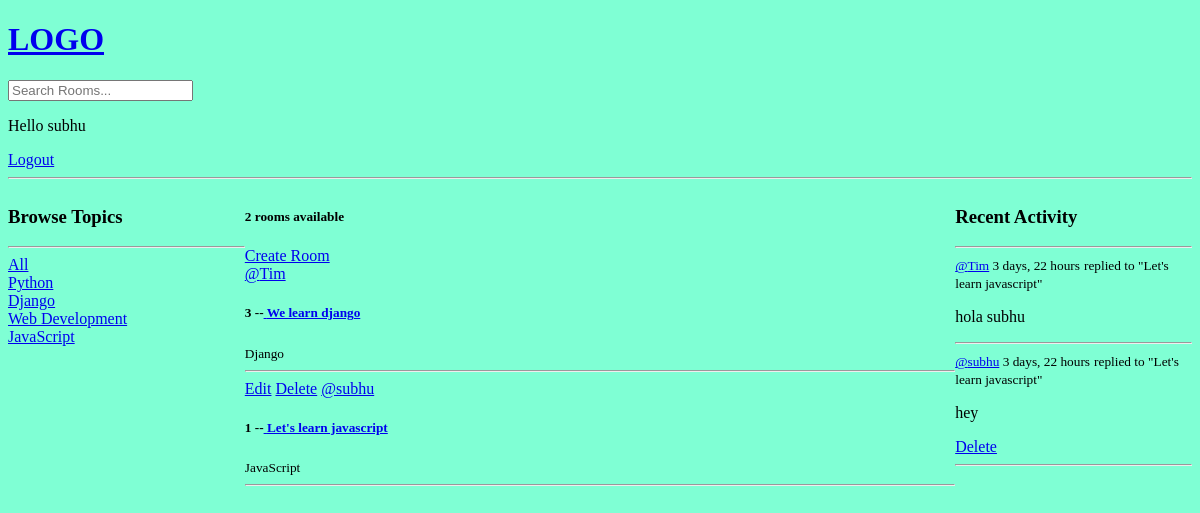
The app's page / (signed in), older data.
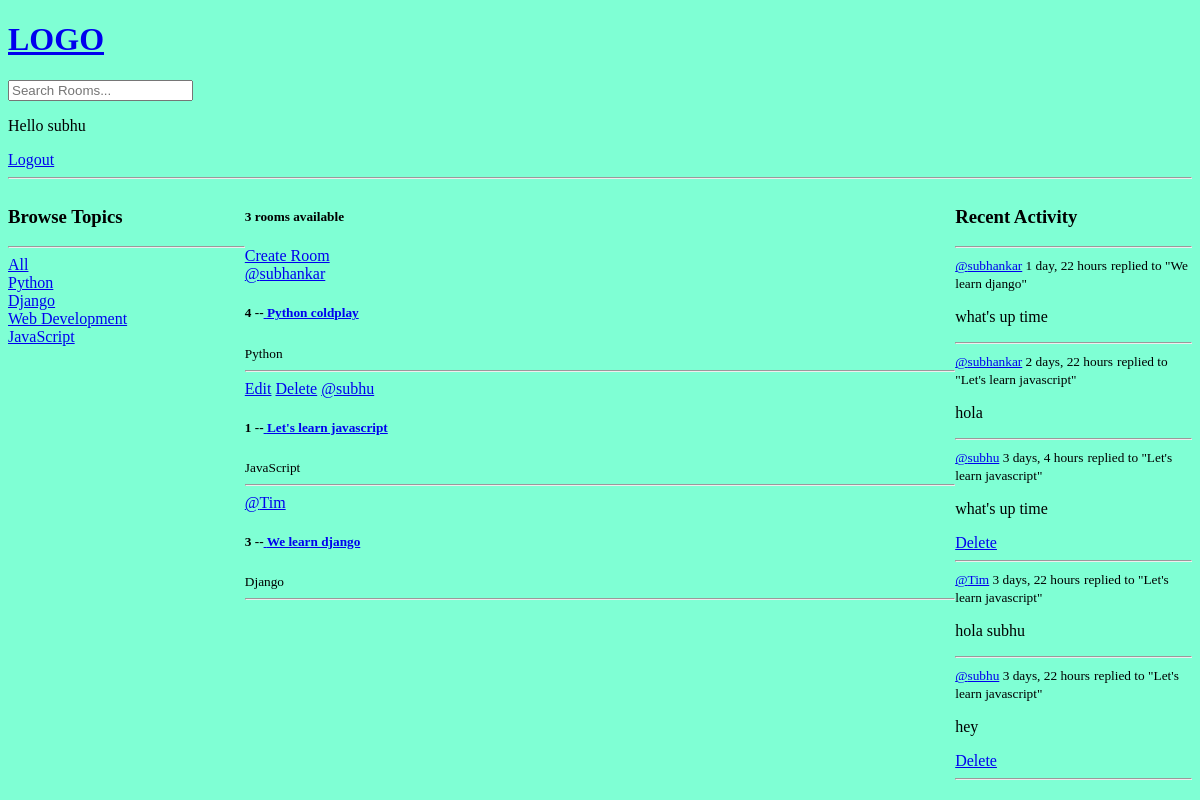
The same page, newer data.
### base/models.py (models this page shows, shortened)
class Topic(models.Model):
    name = models.CharField(max_length=200)

class Room(models.Model):
    host = models.ForeignKey(User, on_delete=models.SET_NULL , null=True)
    topic = models.ForeignKey(Topic, on_delete=models.SET_NULL , null=True)
    name = models.CharField(max_length=200)
    description = models.TextField(null=True, blank=True)
    participants = models.ManyToManyField(User, related_name='participants', blank=True)
    updated = models.DateTimeField(auto_now=True)
    created = models.DateTimeField(auto_now_add=True)
    class Meta:
        ordering= ['-updated','-created']
    def __str__(self) -> str:
        return self.name

class Message(models.Model):
    user = models.ForeignKey(User , on_delete=models.CASCADE)
    room = models.ForeignKey(Room , on_delete=models.CASCADE)
    body = models.TextField()
    updated = models.DateTimeField(auto_now=True)
    created = models.DateTimeField(auto_now_add=True)
    class Meta:
        ordering= ['-updated','-created']
    def __str__(self) -> str:
        return self.body[0:50]

### base/views.py (the view)
# urls.py: path('' , views.home , name="home"),
def home(request):
    q = request.GET.get('q') if request.GET.get('q') != None else ''
    rooms = Room.objects.filter(
        Q(topic__name__icontains=q) |
        Q(name__icontains=q) |
        Q(description__icontains=q)
        )
    topics = Topic.objects.all()
    room_count = rooms.count()
    room_messages = Message.objects.filter(Q(room__topic__name__icontains=q))
    context = {'rooms':rooms, 'topics':topics, 'room_count':room_count, 'room_messages': room_messages }
    return render(request, 'base/home.html' , context)

### base/templates/base/home.html (shortened to what this page needs)
{%extends 'main.html' %} {% block content %}
<div class="home-container">
  <div>
   {% include 'base/topics_component.html' %}
  </div>
  <div>
    <div>
      <h5>{{room_count}} rooms available</h5>
      <a href="{% url 'create-room' %}">Create Room</a>
      {% include 'base/feed_component.html' %}
    </div>
  </div>
  <div class="">
    {% include 'base/activity_component.html'%}
  </div>
</div>
{% endblock content %}

### base/templates/base/topics_component.html
<h3>Browse Topics</h3>
<hr />
<div>
  <a href="{% url 'home' %}">All</a>
</div>
{% for topic in topics %}
<div>
  <a href="{% url 'home' %}?q={{topic.name}}">{{topic.name}}</a>
</div>
{% endfor %}

### base/templates/base/feed_component.html
<div>
    {% for room in rooms %}
    <div>
      {% if request.user == room.host %}
      <a href="{%url 'update-room' room.id %}">Edit</a>
      <a href="{% url 'delete-room' room.id %}">Delete</a>
      {% endif %}
      <a href="{% url 'user-profile' room.host.id %}">@{{room.host.username}}</a>
      <h5>
        {{room.id}} --<a href="{% url 'room' room.id %}"> {{room.name}} </a>
      </h5>
      <small>{{room.topic.name}}</small>
      <hr />
    </div>
    {% endfor %}
  </div>

### base/templates/base/activity_component.html
<h3>Recent Activity</h3>
<hr />
{% for message in room_messages %}
<div>
  <small> <a href="{% url 'user-profile' message.user.id %}">@{{message.user}}</a> {{message.created|timesince}}</small>
  <small>replied to "{{message.room}}"</small>
  <p>{{message}}</p>
  {% if request.user == message.user %}
  <a href="{% url 'delete-message' message.id %}">Delete</a>
  {% endif %}
  <hr />
</div>
{% endfor %}

Row changes from the older to the newer data that the page shows:
added Room: host.username "subhankar", id "4", name "Python coldplay", topic.name "Python"
changed Room "Let's learn javascript": moves up the list
added Message: user "subhankar", created "1 day, 22 hours", room "We learn django", body "what's up time"
added Message: user "subhankar", created "2 days, 22 hours", room "Let's learn javascript", body "hola"
added Message: user "subhu", created "3 days, 4 hours", room "Let's learn javascript", body "what's up time", shows "Delete"
Text that changed along with them:
{{ room_count }}: "2" → "3"
